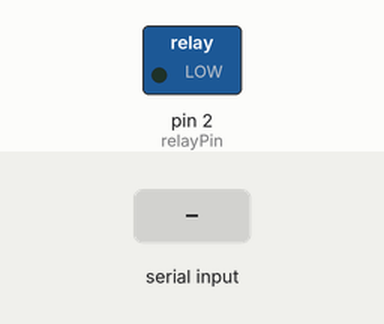
Recording of a sketch running on a simulated Arduino Uno, built with avr-gcc and run on an emulated ATmega328P. On the bench: switched loads named in the sketch (green lamp = pin HIGH). The inputs (shaded band) are chosen by the test bench.

Above: at 1.2 s.
1.3 s: "1" received over the second serial link
At 2.5 s:
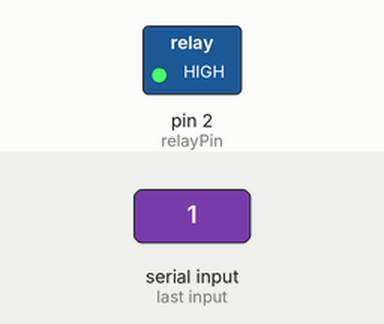
2.8 s: "0" received over the second serial link
At 3.8 s:
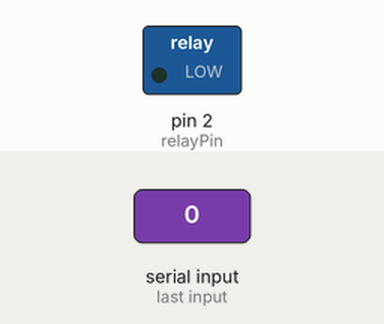
Timing chart, 0 to 5.8 s (numbered marks = the images above; inputs shaded):
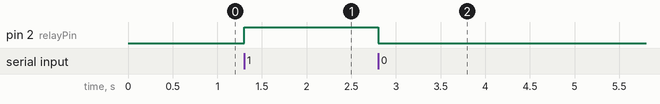

The sketch:

arduino_uno_Vocals.ino
```cpp
#include <SoftwareSerial.h>
SoftwareSerial BTSerial(10, 11); // TX, RX pins of Bluetooth module
const int relayPin = 2; // output pin for the relay
char incomingByte; // variable to store incoming data from the app

void setup() {
  Serial.begin(9600); // initialize serial communication at 9600 bits per second
  BTSerial.begin(9600); // initialize Bluetooth communication at 9600 bits per second
  pinMode(relayPin, OUTPUT); // set the relay pin as output
}

void loop() {
  if (BTSerial.available() > 0) { // if there's data available from the app
    incomingByte = BTSerial.read(); // read the incoming byte
    if (incomingByte == '1') { // if the byte is '1'
      digitalWrite(relayPin, HIGH); // turn on the relay
      BTSerial.println("Switch turned on"); // send a response to the app
    } else if (incomingByte == '0') { // if the byte is '0'
      digitalWrite(relayPin, LOW); // turn off the relay
      BTSerial.println("Switch turned off"); // send a response to the app
    }
  }
}
```

Measured:
- after the input at 1.3 s, pin 2 (relayPin): LOW → HIGH at once
- after the input at 2.8 s, pin 2 (relayPin): HIGH → LOW at once
